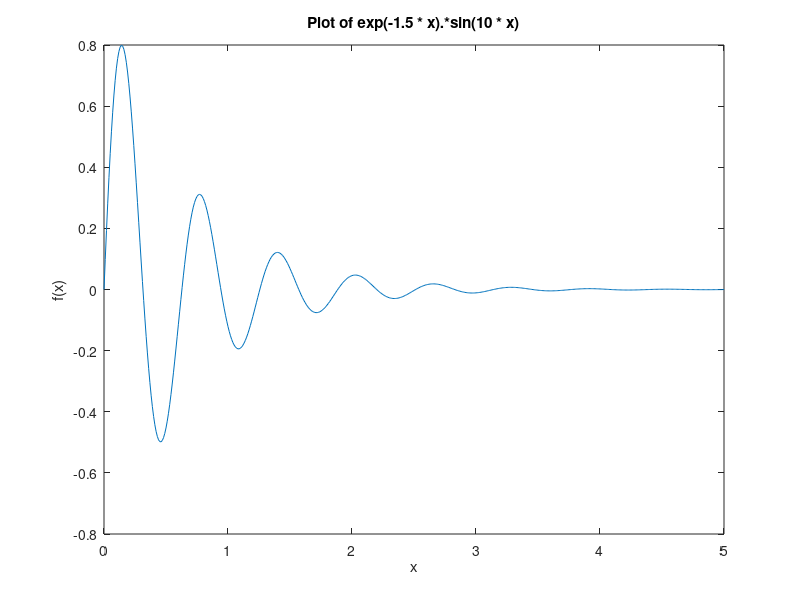

Reproduce this figure in MATLAB.
clear all
close all
x = [0:0.01:5];
y = exp(-1.5 * x).*sin(10 * x);
plot(x,y)
title('Plot of exp(-1.5 * x).*sin(10 * x)')
xlabel('x')
ylabel('f(x)')
